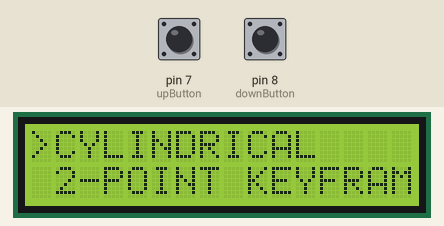
Recording of a sketch running on a simulated Arduino Uno, built with avr-gcc and run on an emulated ATmega328P. On the bench: 16×2 character LCD. The test bench sets the inputs (shaded band); at power-on: pin 8 (downButton) HIGH, pin 7 (upButton) HIGH.

Above: at 1.2 s.
1.3 s: pin 8 (downButton) pulled LOW for 0.15 s
At 2.4 s:
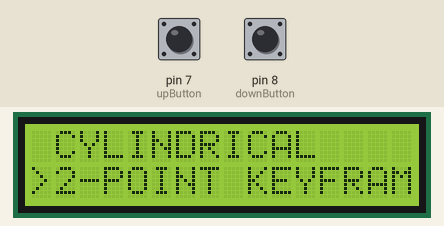
2.9 s: pin 8 (downButton) pulled LOW for 1 s
At 3.6 s:
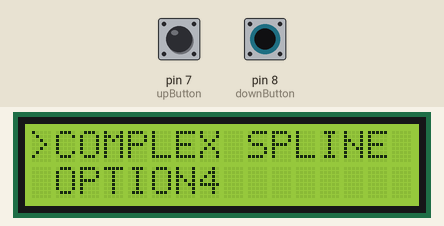
5.4 s: pin 8 (downButton) pulled LOW for 0.15 s
At 6.6 s:
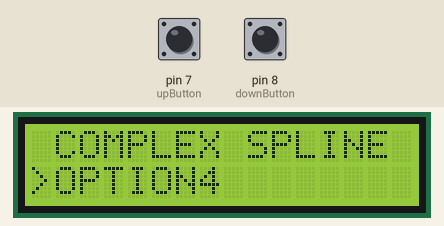
7.0 s: pin 7 (upButton) pulled LOW for 0.15 s
At 7.9 s:
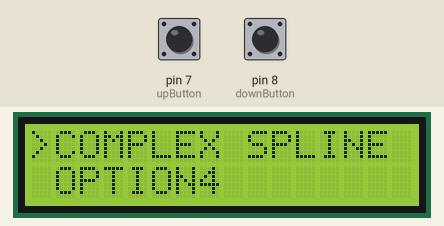
8.6 s: pin 7 (upButton) pulled LOW for 1 s
At 9.1 s:
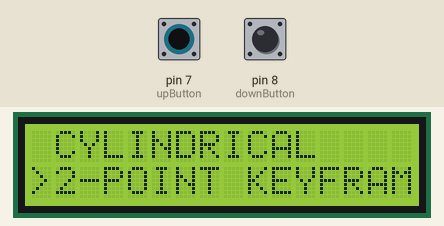
Timing chart, 0 to 11.6 s (numbered marks = the images above; inputs shaded):
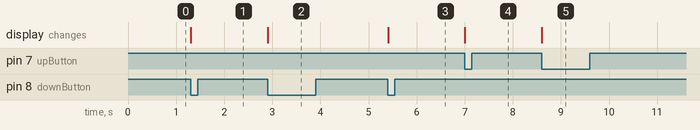

Measured:
- after the input at 1.3 s, the display: changes at once (image 1)
- after the input at 2.9 s, the display: changes at once (image 2)
- after the input at 5.4 s, the display: changes at once (image 3)
- after the input at 7.0 s, the display: changes at once (image 4)
- after the input at 8.6 s, the display: changes at once (image 5)

The sketch:

Switch_Case_Menu.ino
```cpp
#include <LiquidCrystal.h>
LiquidCrystal lcd(12, 11, 5, 4, 3, 2);

int upButton = 7;
int downButton = 8;
int selectButton = 6;
int menu = 1;

void setup() {
  lcd.begin(16,2);
//  lcd.backlight();
  pinMode(upButton, INPUT_PULLUP);
  pinMode(downButton, INPUT_PULLUP);
  pinMode(selectButton, INPUT_PULLUP);
  updateMenu();

}

void loop() {
  if (!digitalRead(downButton)){
    menu++;
    updateMenu();
    delay(100);
    while(!digitalRead(downButton));
  }
  if (!digitalRead(upButton)){
    menu--;
    updateMenu();
    delay(100);
    while(!digitalRead(upButton));
    }
}

void updateMenu(){
  switch (menu) {
    case 0:
      menu = 1;
      break;
    case 1:
      lcd.clear();
      lcd.print(">CYLINDRICAL");
      lcd.setCursor(0,1);
      lcd.print(" 2-POINT KEYFRAME");
      break;
     case 2:
      lcd.clear();
      lcd.print(" CYLINDRICAL");
      lcd.setCursor(0,1);
      lcd.print(">2-POINT KEYFRAME");
      break;
     case 3:
      lcd.clear();
      lcd.print(">COMPLEX SPLINE");
      lcd.setCursor(0,1);
      lcd.print(" OPTION4");
      break;
     case 4:
      lcd.clear();
      lcd.print(" COMPLEX SPLINE");
      lcd.setCursor(0,1);
      lcd.print(">OPTION4");
      break;
     case 5:
      menu = 4;
      break;
    }
}

void executeAction() {
  switch (menu) {
    case 1:
      action1();
      break;
    case 2:
      action2();
      break;
    case 3:
      action3();
      break;
    case 4:
      action4();
      break;
  }
}

void action1() {
  lcd.clear();
  lcd.print(">Executing #CYLINDRICAL");
  delay(1500);
}
void action2() {
  lcd.clear();
  lcd.print(">Executing #2-POINT KEYFRAME");
  delay(1500);
}
void action3() {
  lcd.clear();
  lcd.print(">Executing #COMPLEX SPLINE");
  delay(1500);
}
void action4() {
  lcd.clear();
  lcd.print(">Executing #4");
  delay(1500);
}
```
